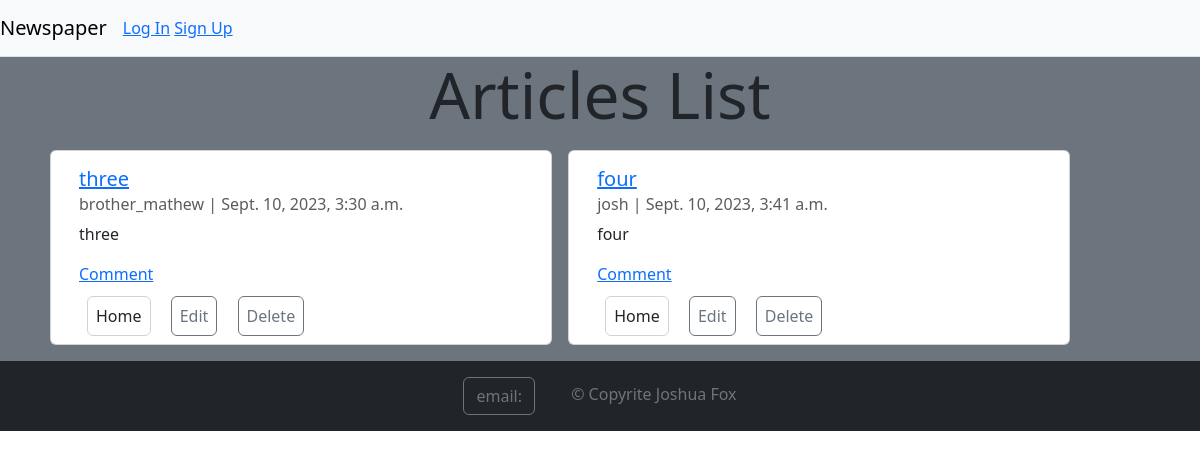
/articles/, run on an earlier commit of the app's database.
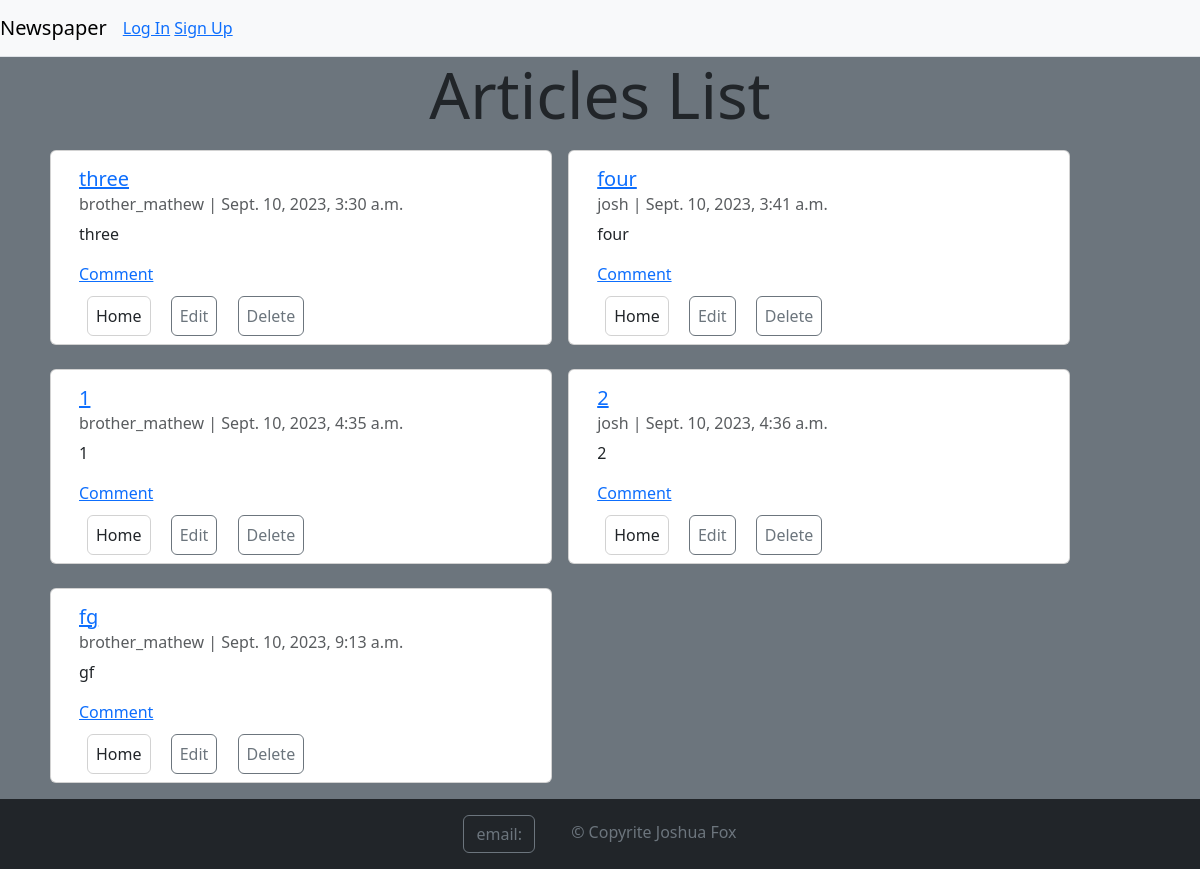
And on a later commit of the database.
### articles/models.py (models this page shows, shortened)
class Article(models.Model):
    title = models.CharField(max_length=100)
    body = models.TextField()
    date = models.DateTimeField(auto_now_add=True)
    author = models.ForeignKey(settings.AUTH_USER_MODEL,
                               on_delete=models.CASCADE, )

### accounts/models.py (models this page shows)
class CustomUser(AbstractUser):
    age = models.PositiveIntegerField(null=True, blank=True)

### articles/views.py (the view)
# urls.py: path('', ArticleListView.as_view(), name='article_list'),
class ArticleListView(ListView):
    model = Article
    template_name = 'article_list.html'

### templates/article_list.html (shortened to what this page needs)
{% extends 'pages/base.html' %}
{% load crispy_forms_tags %}
{% load crispy_forms_filters %}
{% block content %}
    <div class="container bg-secondary">
        <h1 class="display-3 text-center">Articles List</h1>
        {% for article in article_list %}
            {% if forloop.first %}
                <div class="row mx-auto">
            {% endif %}
        <div class="card m-2 mb-3 " style="width: 45%;">
            <div class="card-body">
                <a href="{% url 'article_detail' article.pk %}"><h5
                        class="card-title text-decoration-none ">{{ article.title }}</h5></a>
                <h6 class="card-subtitle mb-2 text-body-secondary">{{ article.author }} | {{ article.date }}</h6>
                <p class="card-text">{{ article.body }}</p>
                <div>
                    <a href="{% url 'article_comment' article.pk %}"><p>Comment</p></a>
                </div>
                <a class="d-inline card link btn btn-outline-secondary text-decoration-none p-2 m-2"
                   href="{% url 'home' %}">Home</a>
                <a href="{% url 'article_update' article.pk %}"
                   class="d-inline card-link btn btn-outline-secondary text-decoration-none p-2 m-2">Edit</a>
                <a href="{% url 'article_delete' article.pk %}"
                   class="d-inline card-link btn btn-outline-secondary text-decoration-none p-2 m-2">Delete</a>
            </div>
        </div>
        {% if forloop.counter|divisibleby:2 %}
            </div>
            <div class="row mx-auto">
        {% endif %}
        {% endfor %}
        </div>
    </div>
{% endblock %}

### templates/pages/base.html (shortened to what this page needs)
{% load bootstrap5 %}
{% bootstrap_css %}
<!DOCTYPE html>
<html lang="en">
<head>
</head>
<body>
<header class="m-0 p-0">
    <nav class="navbar navbar-expand-lg bg-body-tertiary bg-dark border-bottom text-light">
        <a class="navbar-brand" href="{% url 'home' %}">Newspaper</a>
        <div class="collapse navbar-collapse" id="navbarSupportedContent">
            <ul class="navbar-nav me-auto mb-2 mb-lg-0">
                <li class="nav-item">
                    {% if user.is_authenticated %}
                        <a class="nav-link active" aria-current="page"
                           href="{% url 'article_list' %}">Articles</a>
                        </li>
                        <li class="nav-item">
                            <a class="nav-link" href="{% url 'article_create' %}">Create Article</a>
                        </li>
                        <li class="nav-item dropdown">
                            <a class="nav-link dropdown-toggle" href="{% url 'home' %}" role="button"
                               data-bs-toggle="dropdown"
                               aria-expanded="false" id="dropdownUser1">
                                {{ user.username }}
                            </a>
                            <ul class="dropdown-menu" aria-labelledby="dropdownUser1">
                                <li><a class="dropdown-item" href="{% url 'password_change' %}">Change
                                    password</a></li>
                                <li><a class="dropdown-item" href="{% url 'logout' %}">Log Out</a></li>
                            </ul>
                        </li>
                    {% else %}
                        <div class="text-end">
                            <a href="{% url 'login' %}">Log In</a>
                            <a href="{% url 'signup' %}">Sign Up</a>
                        </div>
                    {% endif %}
            </ul>
        </div>
    </nav>
</header>
<main class="bg-secondary m-0">
    {% block content %}
    {% endblock content %}
</main>
<footer class=" bg-dark m-0 p-0">
    <div class="container-fluid bg-dark text-white text-center p-3">
        <div class="row">
            <div class="col">
                <p class="d-inline p-3 "><a class="btn btn-outline-secondary text-decoration-none"
                                            href="mailto:klx2044@yahoo.com">email:</a></p>
                <p class="d-inline p-3 text-secondary ">&copy Copyrite Joshua Fox</p>
            </div>
        </div>
    </div>
</footer>
</body>
</html>

What changed in the data, as far as the page shows it:
added Article: title "1", author "brother_mathew", date "Sept. 10, 2023, 4:35 a.m.", body "1"
added Article: title "2", author "josh", date "Sept. 10, 2023, 4:36 a.m.", body "2"
added Article: title "fg", author "brother_mathew", date "Sept. 10, 2023, 9:13 a.m.", body "gf"
